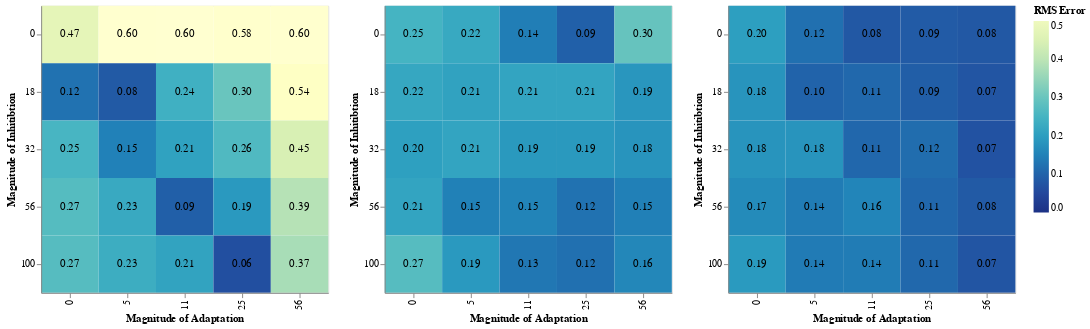

Notebook code cell kept with this figure:
### Code cell
df_stream_rms2 |>
  @vlplot(repeat={column=["Peripheral","Cortical","Object"]},
    config={range={heatmap={scheme="yellowgreenblue"}}}) +
  (@vlplot() +
   @vlplot(:rect, width=300, height=300,
           x={field=:c_a, typ="ordinal", 
              axis={title="Magnitude of Adaptation"}},
           y={field=:c_m, typ="ordinal",
              axis={title="Magnitude of Inhitibtion"}},
           color={field={repeat="column"}, aggregate="mean", typ="quantitative", sort = "descending",
                  legend={title="RMS Error"}, scale={domain=[0,0.5]}}) +
   @vlplot(:text, width=300, height=300,
           x={field=:c_a, typ="ordinal", 
              axis={title="Magnitude of Adaptation"}},
           y={field=:c_m, typ="ordinal", 
              axis={title="Magnitude of Inhitibtion"}},
           text={field={repeat="column"}, aggregate="mean", typ="quantitative", format=".2f"}))

### Figure 1 — Vega-Lite specification as saved in the notebook (floating-point values rounded to 4 significant figures)
{"config": {"range": {"heatmap": {"scheme": "yellowgreenblue"}}}, "data": {"values": [{"Cortical": 0.2495, "Object": 0.2013, "Peripheral": 0.4741, "c_a": 0, "c_m": 0}, {"Cortical": 0.2242, "Object": 0.1203, "Peripheral": 0.5993, "c_a": 5, "c_m": 0}, {"Cortical": 0.144, "Object": 0.07986, "Peripheral": 0.6046, "c_a": 11, "c_m": 0}, {"Cortical": 0.09481, "Object": 0.08521, "Peripheral": 0.5814, "c_a": 25, "c_m": 0}, {"Cortical": 0.2953, "Object": 0.07961, "Peripheral": 0.5967, "c_a": 56, "c_m": 0}, {"Cortical": 0.22, "Object": 0.1817, "Peripheral": 0.1242, "c_a": 0, "c_m": 18}, {"Cortical": 0.2097, "Object": 0.1, "Peripheral": 0.08325, "c_a": 5, "c_m": 18}, {"Cortical": 0.2136, "Object": 0.1076, "Peripheral": 0.2407, "c_a": 11, "c_m": 18}, {"Cortical": 0.2138, "Object": 0.09072, "Peripheral": 0.2998, "c_a": 25, "c_m": 18}, {"Cortical": 0.1851, "Object": 0.07444, "Peripheral": 0.538, "c_a": 56, "c_m": 18}, {"Cortical": 0.205, "Object": 0.1819, "Peripheral": 0.2542, "c_a": 0, "c_m": 32}, {"Cortical": 0.2137, "Object": 0.1819, "Peripheral": 0.1483, "c_a": 5, "c_m": 32}, {"Cortical": 0.1904, "Object": 0.1063, "Peripheral": 0.2086, "c_a": 11, "c_m": 32}, {"Cortical": 0.1903, "Object": 0.1153, "Peripheral": 0.2646, "c_a": 25, "c_m": 32}, {"Cortical": 0.1829, "Object": 0.07042, "Peripheral": 0.4452, "c_a": 56, "c_m": 32}, {"Cortical": 0.2137, "Object": 0.1656, "Peripheral": 0.2726, "c_a": 0, "c_m": 56}, {"Cortical": 0.1482, "Object": 0.14, "Peripheral": 0.2257, "c_a": 5, "c_m": 56}, {"Cortical": 0.1529, "Object": 0.1561, "Peripheral": 0.09235, "c_a": 11, "c_m": 56}, {"Cortical": 0.1246, "Object": 0.1065, "Peripheral": 0.1916, "c_a": 25, "c_m": 56}, {"Cortical": 0.1463, "Object": 0.08323, "Peripheral": 0.3917, "c_a": 56, "c_m": 56}, {"Cortical": 0.274, "Object": 0.193, "Peripheral": 0.2741, "c_a": 0, "c_m": 100}, {"Cortical": 0.1915, "Object": 0.1385, "Peripheral": 0.2334, "c_a": 5, "c_m": 100}, {"Cortical": 0.1315, "Object": 0.1399, "Peripheral": 0.2111, "c_a": 11, "c_m": 100}, {"Cortical": 0.1216, "Object": 0.1079, "Peripheral": 0.064, "c_a": 25, "c_m": 100}, {"Cortical": 0.1591, "Object": 0.07497, "Peripheral": 0.3742, "c_a": 56, "c_m": 100}]}, "repeat": {"column": ["Peripheral", "Cortical", "Object"]}, "spec": {"layer": [{"encoding": {"color": {"aggregate": "mean", "field": {"repeat": "column"}, "legend": {"title": "RMS Error"}, "scale": {"domain": [0, 0.5]}, "sort": "descending", "type": "quantitative"}, "x": {"axis": {"title": "Magnitude of Adaptation"}, "field": "c_a", "type": "ordinal"}, "y": {"axis": {"title": "Magnitude of Inhitibtion"}, "field": "c_m", "type": "ordinal"}}, "height": 300, "mark": "rect", "width": 300}, {"encoding": {"text": {"aggregate": "mean", "field": {"repeat": "column"}, "format": ".2f", "type": "quantitative"}, "x": {"axis": {"title": "Magnitude of Adaptation"}, "field": "c_a", "type": "ordinal"}, "y": {"axis": {"title": "Magnitude of Inhitibtion"}, "field": "c_m", "type": "ordinal"}}, "height": 300, "mark": "text", "width": 300}]}}
